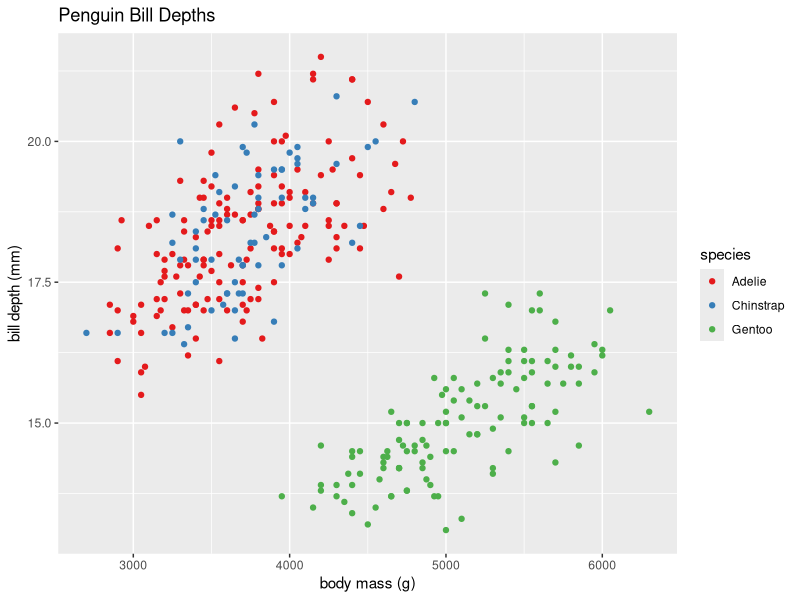
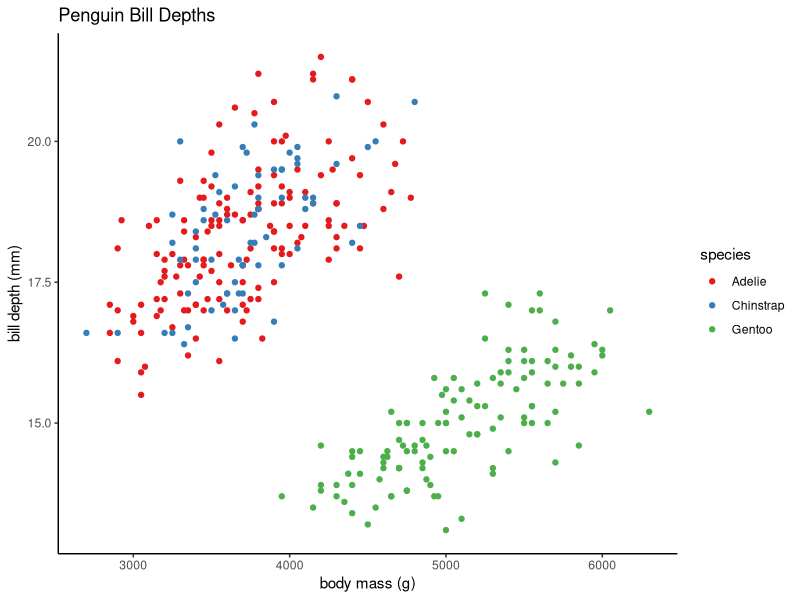
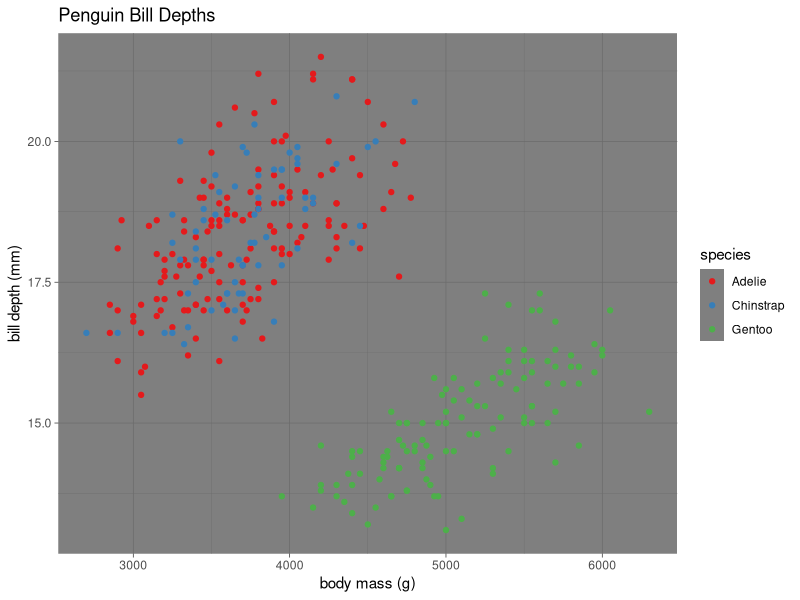
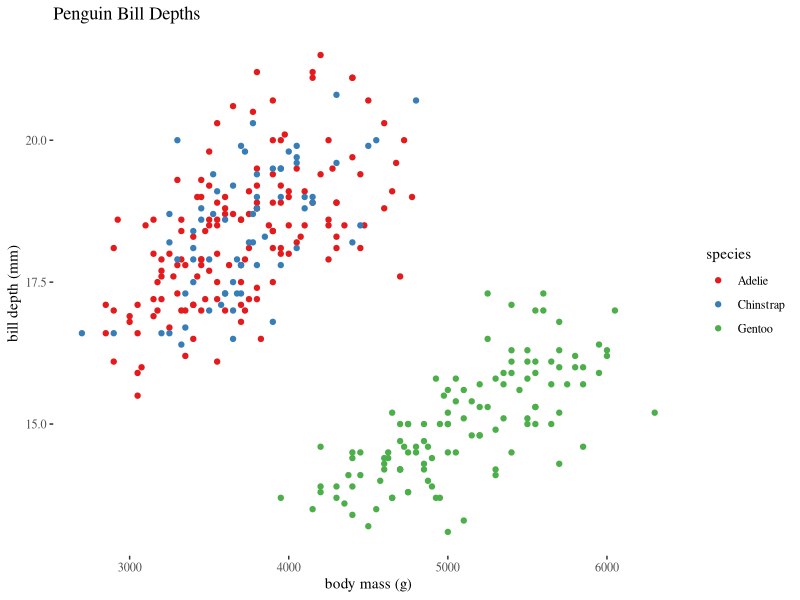
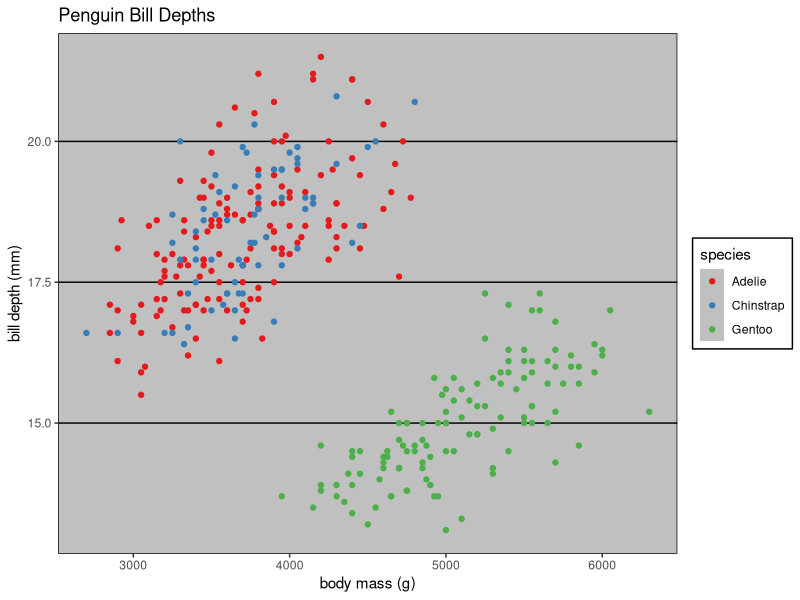
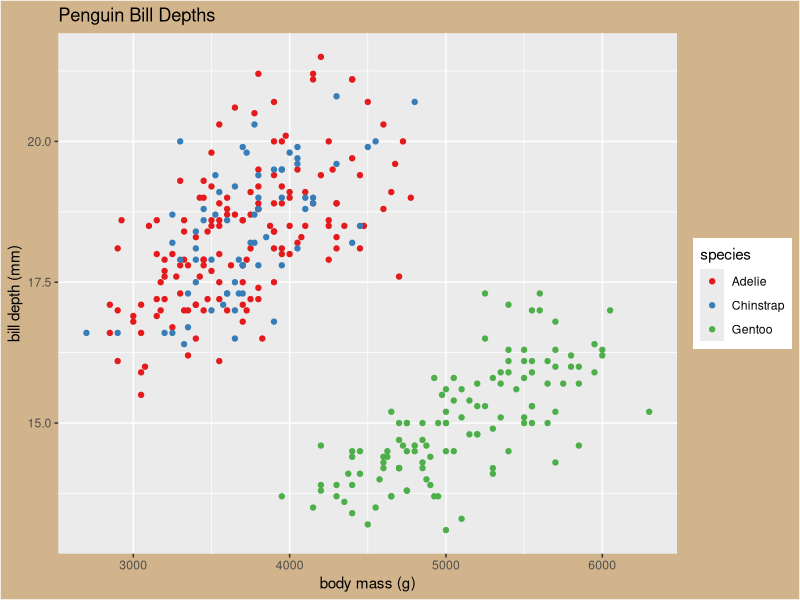
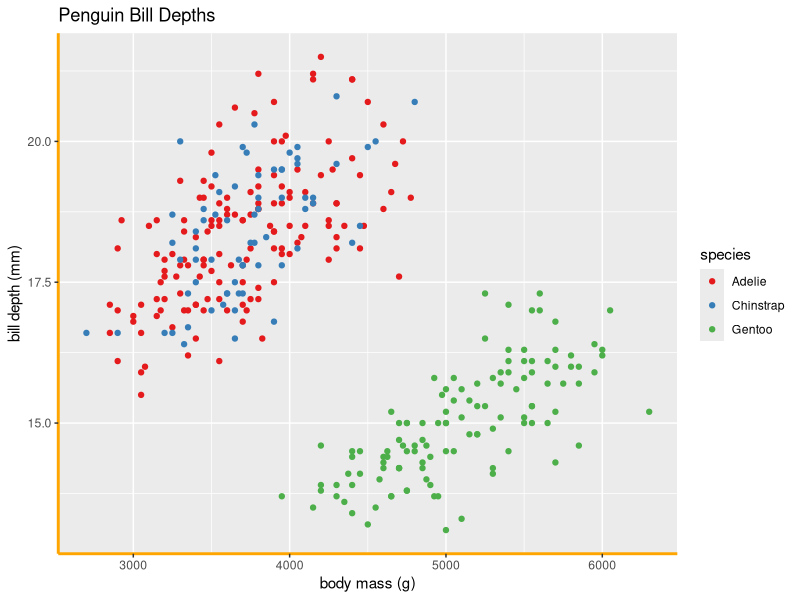
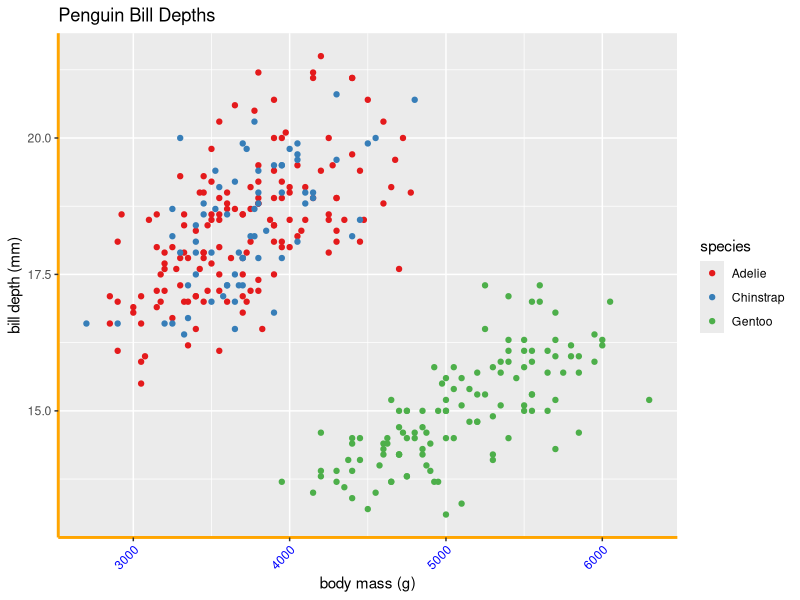

Write the R code that produced these figures, in order.
## ---- chunk 1
#| echo: true
#| message: false
library(tidyverse)
library(palmerpenguins)

basePlot<-ggplot(drop_na(penguins),aes(x=body_mass_g,y=bill_depth_mm,color=species)) +
  geom_point() +
  scale_colour_brewer(palette = "Set1") +
  labs(x="body mass (g)",y="bill depth (mm)",title="Penguin Bill Depths") 
## ---- chunk 2
#| echo: false
#| message: false
basePlot 
## ---- chunk 3
#| echo: true
#| message: false
basePlot + theme_classic()
## ---- chunk 4
#| echo: true
#| message: false
basePlot + theme_dark()
## ---- chunk 5
#| echo: true
#| message: false
library(ggthemes)

basePlot + theme_tufte()
## ---- chunk 6
#| echo: true
#| message: false
library(ggthemes)

basePlot + theme_excel()
## ---- chunk 7
#| echo: true
#| message: false
basePlot + theme(
  plot.background = element_rect(fill = "tan")
  )
## ---- chunk 8
#| echo: true
#| message: false
 basePlot + theme(
   axis.line = element_line(colour = "orange", linewidth = 1)
   )
## ---- chunk 9
#| echo: true
#| message: false
 basePlot + theme(
   axis.line = element_line(colour = "orange", linewidth = 1),
   axis.text.x = element_text(angle = 45,vjust=1,hjust = 1,color="blue")
   )
## ---- chunk 10
#| echo: true
#| message: false
 basePlot + theme(
   axis.line = element_line(colour = "orange", linewidth = 1),
   axis.text.x = element_text(angle = 45,vjust=1,hjust = 1,color="blue"),
   axis.ticks = element_blank()
   )
